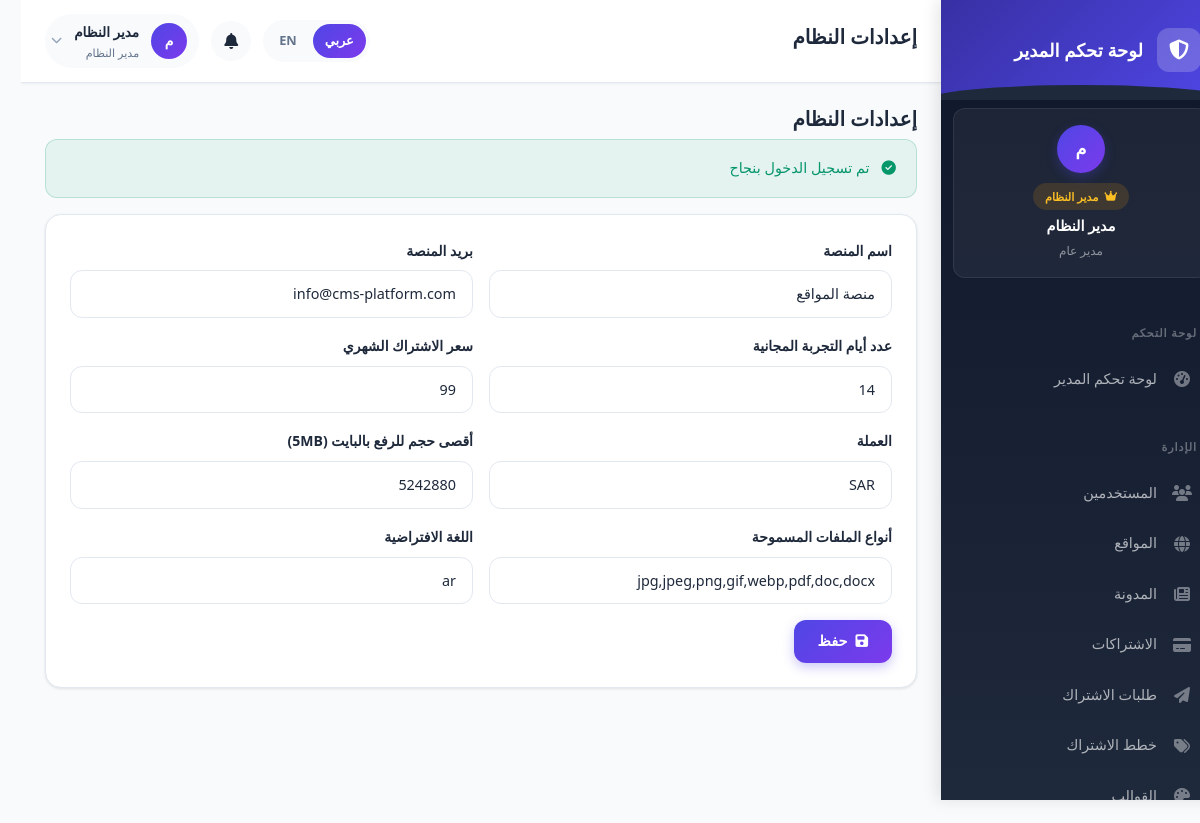
The app's page /admin/settings (signed in) with its own data.
### tables this page shows
CREATE TABLE IF NOT EXISTS `users` (
    `id` INT(11) UNSIGNED NOT NULL AUTO_INCREMENT,
    `email` VARCHAR(255) NOT NULL,
    `password` VARCHAR(255) NOT NULL,
    `full_name` VARCHAR(255) NOT NULL,
    `phone` VARCHAR(50) DEFAULT NULL,
    `role` ENUM('admin', 'customer') NOT NULL DEFAULT 'customer',
    `status` ENUM('active', 'inactive', 'suspended') NOT NULL DEFAULT 'active',
    `email_verified` TINYINT(1) NOT NULL DEFAULT 0,
    `verification_token` VARCHAR(255) DEFAULT NULL,
    `reset_token` VARCHAR(255) DEFAULT NULL,
    `reset_token_expires` DATETIME DEFAULT NULL,
    `last_login` DATETIME DEFAULT NULL,
    `created_at` DATETIME NOT NULL DEFAULT CURRENT_TIMESTAMP,
    `updated_at` DATETIME NOT NULL DEFAULT CURRENT_TIMESTAMP ON UPDATE CURRENT_TIMESTAMP,
    PRIMARY KEY (`id`),
    UNIQUE KEY `email` (`email`)
);

CREATE TABLE IF NOT EXISTS `settings` (
    `id` INT(11) UNSIGNED NOT NULL AUTO_INCREMENT,
    `setting_key` VARCHAR(100) NOT NULL,
    `setting_value` TEXT DEFAULT NULL,
    `setting_type` VARCHAR(50) DEFAULT 'string',
    `description` VARCHAR(255) DEFAULT NULL,
    `created_at` DATETIME NOT NULL DEFAULT CURRENT_TIMESTAMP,
    `updated_at` DATETIME NOT NULL DEFAULT CURRENT_TIMESTAMP ON UPDATE CURRENT_TIMESTAMP,
    PRIMARY KEY (`id`),
    UNIQUE KEY `setting_key` (`setting_key`)
);

### app/views/admin/settings.php (the view, shortened to what the rows shown need)
<div class="page-header">
    <h1 class="page-title"><?= lang('system_settings') ?? 'إعدادات النظام' ?></h1>
</div>
<?php if (Session::has('success')): ?>
<div class="alert alert-success">
    <i class="fas fa-check-circle"></i>
    <?= Session::getSuccess() ?>
</div>
<?php endif; ?>
<div class="card">
    <div class="card-body">
        <form method="POST" action="<?= url('/admin/settings') ?>">
            <div class="row g-3">
                <?php foreach ($settings as $setting): ?>
                <div class="col-md-6">
                    <label class="form-label"><?= $this->e($setting->description ?? $setting->setting_key) ?></label>
                    <?php if (strpos($setting->setting_key, 'social_') === 0): ?>
                    <input type="url" name="<?= $setting->setting_key ?>" class="form-control"
                           value="<?= $this->e($setting->setting_value ?? '') ?>">
                    <?php elseif ($setting->setting_type === 'textarea'): ?>
                    <textarea name="<?= $setting->setting_key ?>" class="form-control" rows="3"><?= $this->e($setting->setting_value ?? '') ?></textarea>
                    <?php else: ?>
                    <input type="text" name="<?= $setting->setting_key ?>" class="form-control"
                           value="<?= $this->e($setting->setting_value ?? '') ?>">
                    <?php endif; ?>
                </div>
                <?php endforeach; ?>
                <div class="col-12">
                    <button type="submit" class="btn btn-primary">
                        <i class="fas fa-save"></i>
                        <?= lang('save') ?? 'حفظ' ?>
                    </button>
                </div>
            </div>
        </form>
    </div>
</div>

### app/views/layouts/admin.php (shortened to what the rows shown need)
<?php
$lang = Language::current();
$dir = Language::direction();
$user = Auth::user();
?>
<!DOCTYPE html>
<html lang="<?= $lang ?>" dir="<?= $dir ?>">
<head>
    <link rel="stylesheet" href="https://cdnjs.cloudflare.com/ajax/libs/font-awesome/6.5.1/css/all.min.css">
    <?php if ($dir === 'rtl'): ?>
    <link rel="stylesheet" href="https://cdn.jsdelivr.net/npm/bootstrap@5.3.3/dist/css/bootstrap.rtl.min.css">
    <?php else: ?>
    <link rel="stylesheet" href="https://cdn.jsdelivr.net/npm/bootstrap@5.3.3/dist/css/bootstrap.min.css">
    <?php endif; ?>
    <link rel="stylesheet" href="<?= asset('css/style.css') ?>">
</head>
<body>
    <div class="app-container">
        <aside class="sidebar" id="sidebar">
            <div class="sidebar-header">
                <div class="sidebar-logo">
                    <i class="fas fa-shield-alt"></i>
                </div>
                <span class="sidebar-title"><?= lang('admin_panel') ?? 'لوحة تحكم المدير' ?></span>
            </div>
            <div class="sidebar-user-card">
                <div class="sidebar-user-avatar">
                </div>
                <div class="admin-badge">
                    <i class="fas fa-crown"></i>
                    <?= lang('admin') ?? 'مدير النظام' ?>
                </div>
                <div class="sidebar-user-name"><?= $user->full_name ?? 'مدير النظام' ?></div>
                <div class="sidebar-user-role"><?= lang('super_admin') ?? 'مدير عام' ?></div>
            </div>
            <nav class="sidebar-nav">
                <div class="nav-section">
                    <span class="nav-section-title"><?= lang('dashboard') ?? 'لوحة التحكم' ?></span>
                </div>
                <a href="<?= url('/admin') ?>" class="nav-item <?= Router::is('/admin') && !Router::is('/admin/') ? 'active' : '' ?>">
                    <i class="fas fa-tachometer-alt"></i>
                    <span><?= lang('admin_dashboard') ?? 'لوحة تحكم المدير' ?></span>
                </a>
                <div class="nav-section" style="margin-top: 1rem;">
                    <span class="nav-section-title"><?= lang('management') ?? 'الإدارة' ?></span>
                </div>
                <a href="<?= url('/admin/users') ?>" class="nav-item <?= Router::is('/admin/users') ? 'active' : '' ?>">
                    <i class="fas fa-users"></i>
                    <span><?= lang('users') ?? 'المستخدمين' ?></span>
                </a>
                <a href="<?= url('/admin/sites') ?>" class="nav-item <?= Router::is('/admin/sites') ? 'active' : '' ?>">
                    <i class="fas fa-globe"></i>
                    <span><?= lang('sites') ?? 'المواقع' ?></span>
                </a>
                <a href="<?= url('/admin/blog') ?>" class="nav-item <?= Router::is('/admin/blog') ? 'active' : '' ?>">
                    <i class="fas fa-newspaper"></i>
                    <span>المدونة</span>
                </a>
                <a href="<?= url('/admin/subscriptions') ?>" class="nav-item <?= Router::is('/admin/subscriptions') ? 'active' : '' ?>">
                    <i class="fas fa-credit-card"></i>
                    <span><?= lang('subscriptions') ?? 'الاشتراكات' ?></span>
                </a>
                <?php
                $pendingSubRequestsCount = 0;
                try {
                    $pendingSubRequestsCount = Database::getInstance()->query(
                        "SELECT COUNT(*) as c FROM subscription_requests WHERE status = 'pending'"
                    )->first()->c ?? 0;
                } catch(\Exception $e) {}
                ?>
                <a href="<?= url('/admin/subscription-requests') ?>" class="nav-item <?= Router::is('/admin/subscription-requests') ? 'active' : '' ?>" style="position: relative;">
                    <i class="fas fa-paper-plane"></i>
                    <span><?= lang('subscription_requests') ?? 'طلبات الاشتراك' ?></span>
                </a>
                <a href="<?= url('/admin/plans') ?>" class="nav-item <?= Router::is('/admin/plans') ? 'active' : '' ?>">
                    <i class="fas fa-tags"></i>
                    <span><?= lang('subscription_plans') ?? 'خطط الاشتراك' ?></span>
                </a>
                <a href="<?= url('/admin/themes') ?>" class="nav-item <?= Router::is('/admin/themes') ? 'active' : '' ?>">
                    <i class="fas fa-palette"></i>
                    <span><?= lang('themes') ?? 'القوالب' ?></span>
                </a>
                <?php
                $pendingThemeRequestsCount = 0;
                try {
                    require_once ROOT_PATH . '/app/models/ThemeRequest.php';
                    $themeRequestModel = new ThemeRequest();
                    $pendingThemeRequestsCount = $themeRequestModel->countByStatus('pending');
                } catch(\Exception $e) {}
                ?>
                <?php
                $pendingPurchasesCount = 0;
                try {
                    $purchaseModel = new \TenantPurchase();
                    $pendingPurchasesCount = $purchaseModel->countByStatus('pending');
                } catch(\Exception $e) {}
                ?>
            </nav>
        </aside>
        <main class="main-content">
            <header class="top-header">
                <div class="d-flex align-center gap-3">
                    <h1 class="page-title"><?= $title ?? lang('admin_dashboard') ?></h1>
                </div>
                <div class="header-actions">
                    <div class="lang-switcher">
                        <a href="<?= url('/lang/ar') ?>" class="lang-btn <?= $lang === 'ar' ? 'active' : '' ?>">عربي</a>
                        <a href="<?= url('/lang/en') ?>" class="lang-btn <?= $lang === 'en' ? 'active' : '' ?>">EN</a>
                    </div>
                    <?php $totalPendingNotifications = $pendingPurchasesCount + $pendingThemeRequestsCount + $pendingSubRequestsCount; ?>
                    <?php if ($totalPendingNotifications > 0): ?>
                    <a href="<?= $pendingThemeRequestsCount > 0 ? url('/admin/theme-requests?status=pending') : url('/admin/purchases?status=pending') ?>" class="notification-btn" title="<?= $totalPendingNotifications ?> طلب جديد بانتظار المراجعة" style="position: relative; text-decoration: none;">
                        <i class="fas fa-bell"></i>
                        <span style="position: absolute; top: 4px; <?= $dir === 'rtl' ? 'left: 4px;' : 'right: 4px;' ?> background: var(--danger); color: white; font-size: 0.6rem; font-weight: 700; padding: 0 5px; border-radius: 20px; min-width: 16px; text-align: center; line-height: 1.5; border: 2px solid white; animation: pulse-badge 2s infinite;"><?= $totalPendingNotifications ?></span>
                    </a>
                    <?php else: ?>
                    <button class="notification-btn" title="<?= lang('notifications') ?? 'الإشعارات' ?>">
                        <i class="fas fa-bell"></i>
                    </button>
                    <?php endif; ?>
                    <div class="user-menu-wrapper">
                        <div class="user-menu" id="userMenu">
                            <div class="user-avatar">
                            </div>
                            <div class="user-info">
                                <div class="user-name"><?= $user->full_name ?? 'مدير النظام' ?></div>
                                <div class="user-role"><?= lang('admin') ?? 'مدير' ?></div>
                            </div>
                            <i class="fas fa-chevron-down" style="color: #94a3b8; font-size: 0.7rem;"></i>
                        </div>
                    </div>
                </div>
            </header>
            <div class="content-area">
                <?= $yieldContent ?? '' ?>
            </div>
        </main>
    </div>
</body>
</html>

### records on screen
users: full_name "مدير النظام"
settings: description "اسم المنصة", site_name "منصة المواقع"
settings: description "بريد المنصة", setting_value "info@cms-platform.com"
settings: description "عدد أيام التجربة المجانية", trial_days "14"
settings: description "سعر الاشتراك الشهري", setting_value "99"
settings: description "العملة", currency "SAR"
settings: setting_value "5242880"
settings: description "أنواع الملفات المسموحة", setting_value "jpg,jpeg,png,gif,webp,pdf,doc,docx"
settings: description "اللغة الافتراضية", default_language "ar"

### other values on screen
lang('admin_panel') "لوحة تحكم المدير"
lang('admin') "مدير النظام"
lang('super_admin') "مدير عام"
lang('dashboard') "لوحة التحكم"
lang('admin_dashboard') "لوحة تحكم المدير"
lang('management') "الإدارة"
lang('users') "المستخدمين"
lang('sites') "المواقع"
lang('subscriptions') "الاشتراكات"
lang('subscription_requests') "طلبات الاشتراك"
lang('subscription_plans') "خطط الاشتراك"
lang('themes') "القوالب"
$title "إعدادات النظام"
lang('system_settings') "إعدادات النظام"
Session::getSuccess() "تم تسجيل الدخول بنجاح"
